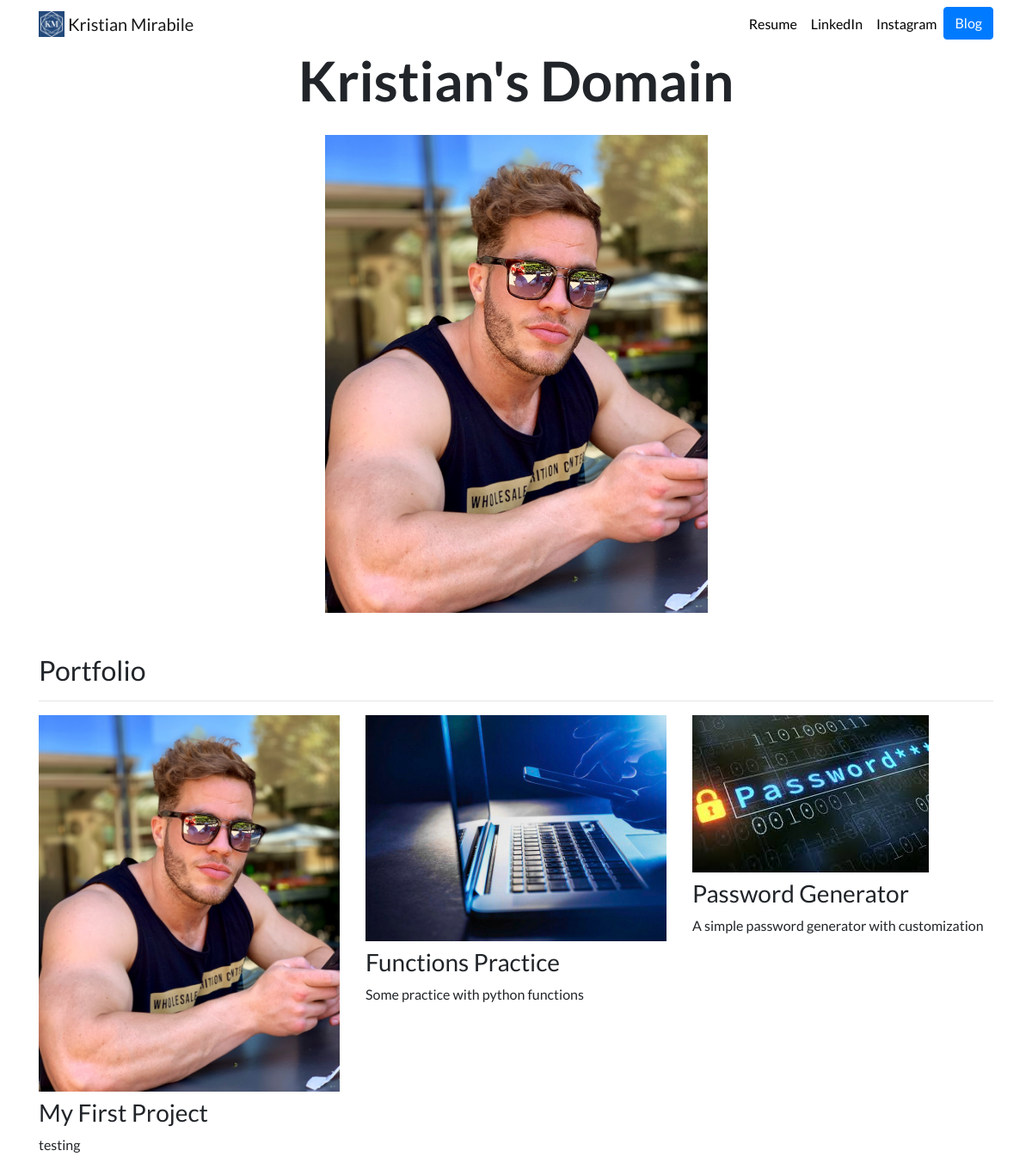
Before: / with the older database file.
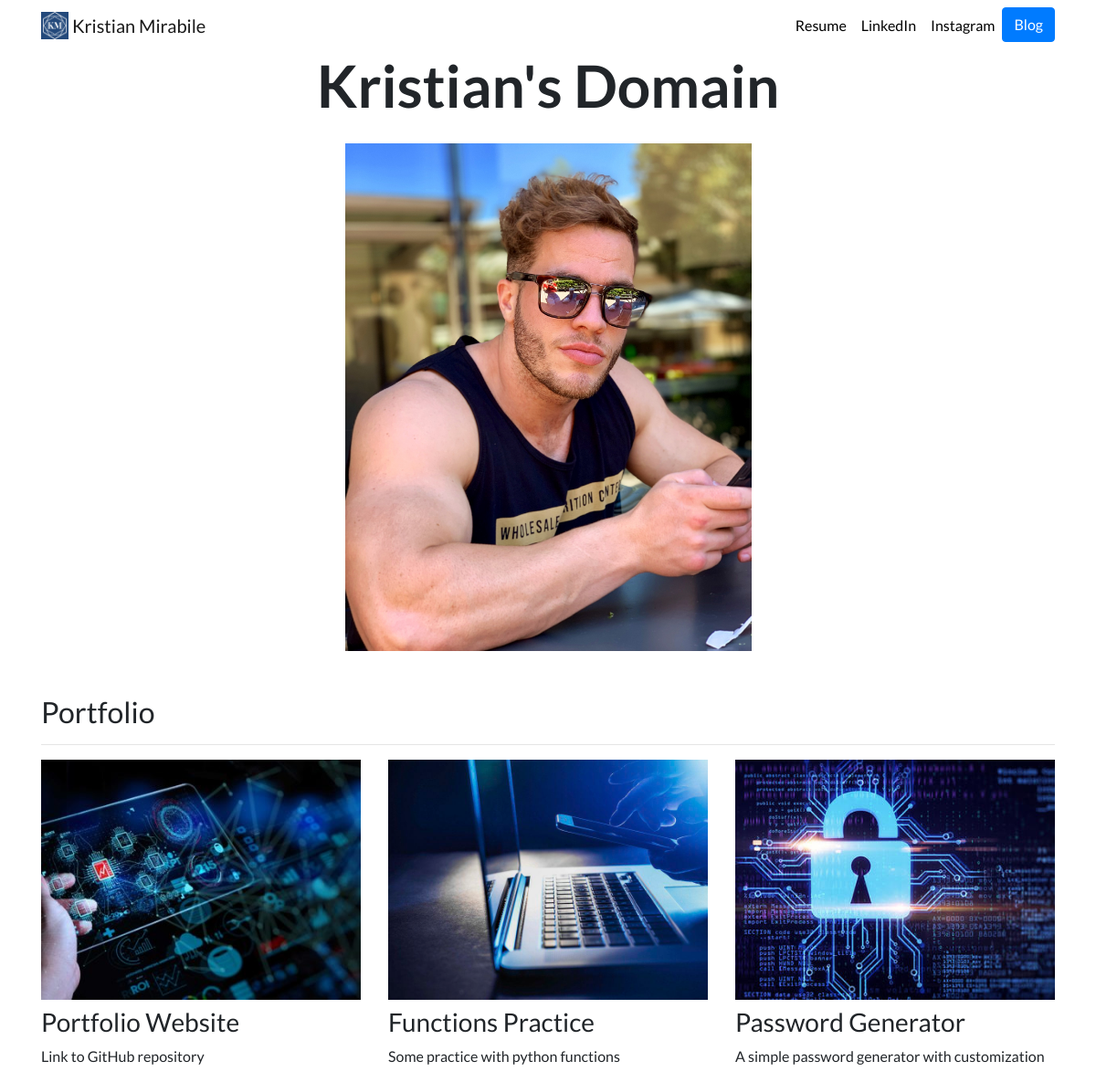
After: the same page with the newer database file.
### portfolio/models.py (models this page shows)
class Project(models.Model):
    title = models.CharField(max_length=100)
    description = models.CharField(max_length=250)
    image = models.ImageField(upload_to='portfolio/images/')
    url = models.URLField(blank=True)

### portfolio/views.py (the view)
# urls.py: 2. Add a URL to urlpatterns:  path('', views.home, name='home')
def home(request):
    projects = Project.objects.all()
    return render(request, 'portfolio/home.html', {'projects':projects})

### portfolio/templates/portfolio/home.html
{% extends "portfolio/base.html" %}
{% load static %}
{% block content %}
<div class="row justify-content-center mb-3">
  <div class="col-md-9 text-center">
    <h1 id="hometext" class="font-weight-bold">Kristian's Domain</h1>
  </div>
</div>
<div class="row justify-content-center my-3">
  <div class="col-5">
    <img src="{% static 'portfolio/Justme.jpg' %}" class="img-fluid">
  </div>
</div>
<h2 class="mt-5">Portfolio</h2>
<hr>
<div class="row">
  {% for project in projects %}
  <div class="col-lg-4 col-md-6">
    {% if project.url %}
    <a href="{{ project.url }}" target="_blank">
      <img src="{{ project.image.url }}" class="img-fluid mb-2">
    </a>
    {% else %}
    <img src="{{ project.image.url }}" class="img-fluid mb-2">
    {% endif %}
    <h3>{{ project.title }}</h3>
    <p>{{ project.description }}</p>
  </div>
  {% endfor %}
</div>
{% endblock %}

Changed rows visible on the page:
removed Project: image (picture), title "My First Project", description "testing"
added Project: image (picture), title "Portfolio Website", description "Link to GitHub repository"
changed Project "Password Generator": image: a different picture
